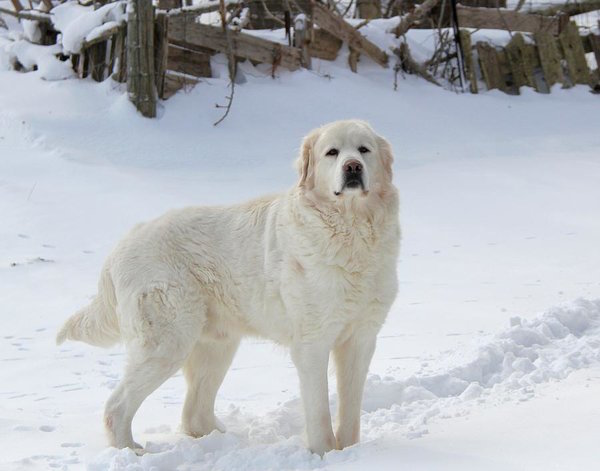
#> input picture data_generate/working_dir/file_system_new/image_data/dog.jpg, 600 x 471 px
$ python -i extract_image_colors.py   (imports and definitions only)
#> lines starting #> are read from the running program, lines starting #| are printed output that depends on the picture
import os
import json
from typing import Dict, Any, Optional, List, Tuple
from dotenv import load_dotenv
# [1 line not run here, left out]

def extract_image_colors(image_path: str, num_colors: int = 5, output_path: Optional[str] = None):
    """
    Extract dominant colors from an image.

    Parameters:
    - image_path (str): Path to the input image file.
    - num_colors (int): Number of dominant colors to extract (1-20).
    - output_path (str, optional): Path for the output color palette image. If not provided, will create auto-named file.

    Returns:
    - dict: Processing result information including color data.
    """
#> called with num_colors = 5

    try:
        # Check if input file exists
        if not os.path.exists(image_path):
            return {"error": f"Input image file not found: {image_path}"}

        # Validate parameters
        if num_colors < 1 or num_colors > 20:
            return {"error": "num_colors must be between 1 and 20"}

        # Set output path if not provided
        if output_path is None:
            base_name = os.path.splitext(image_path)[0]
            output_path = f"{base_name}_colors.png"

        # Get file information
        file_size = os.path.getsize(image_path)

        # Check if PIL is available for actual image processing
        try:
            from PIL import Image
            import numpy as np
            from collections import Counter

            # Open the image
            with Image.open(image_path) as img:
#> img is the input picture: PIL image 600x471 RGB; mean R, G, B 181.6, 184.1, 187.9
                original_size = img.size
#> original_size = (600, 471)
                original_mode = img.mode
#> original_mode = 'RGB'

                # Convert to RGB if necessary
                if img.mode != 'RGB':
                    img = img.convert('RGB')

                # Resize image for faster processing
                img_small = img.resize((150, 150))
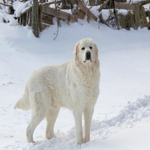
#> img_small: PIL image 150x150 RGB; mean R, G, B 181.6, 184.1, 187.9

                # Get all pixels
                pixels = list(img_small.getdata())
#> pixels = 22500 items

                # Count color occurrences
                color_counts = Counter(pixels)
#> color_counts = 10817 items

                # Get most common colors
                most_common_colors = color_counts.most_common(num_colors)
#> most_common_colors = [((230, 233, 238), 165), ((231, 234, 239), 156), ((212, 218, 230), 141), ((229, 232, 237), 138), ((232, 235, 240), 126)]

                # Extract color information
                colors_data = []
                for i, (color, count) in enumerate(most_common_colors):
                    r, g, b = color
                    hex_color = f"#{r:02x}{g:02x}{b:02x}"
                    percentage = (count / len(pixels)) * 100

                    colors_data.append({
                        "rank": i + 1,
                        "rgb": (r, g, b),
                        "hex": hex_color,
                        "percentage": round(percentage, 2),
                        "count": count
                    })
#> this loop made 5 passes
#> (count, r, g, b, hex_color, percentage) on passes 1 to 5: (165, 230, 233, 238, '#e6e9ee', 0.733), (156, 231, 234, 239, '#e7eaef', 0.693), (141, 212, 218, 230, '#d4dae6', 0.627), (138, 229, 232, 237, '#e5e8ed', 0.613), (126, 232, 235, 240, '#e8ebf0', 0.56)
#> after the loop, colors_data = 5 items

                # Create color palette image
                palette_width = 200
                palette_height = 50
                palette_img = Image.new('RGB', (palette_width, palette_height), 'white')
#> palette_img: PIL image 200x50 RGB; every value is 255

                # Draw color swatches
                swatch_width = palette_width // num_colors
                for i, color_data in enumerate(colors_data):
                    x1 = i * swatch_width
                    x2 = (i + 1) * swatch_width if i < num_colors - 1 else palette_width
                    color = color_data['rgb']

                    # Create a rectangle for this color
                    for x in range(x1, x2):
                        for y in range(palette_height):
                            palette_img.putpixel((x, y), color)
#> this loop made 5 passes
#> (x1, x2, color) on passes 1 to 5: (0, 40, (230, 233, 238)), (40, 80, (231, 234, 239)), (80, 120, (212, 218, 230)), (120, 160, (229, 232, 237)), (160, 200, (232, 235, 240))
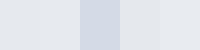
#> palette_img: PIL image 200x50 RGB; mean R, G, B 226.8, 230.4, 236.8

                # Save the palette image
                palette_img.save(output_path)

                # Get output file information
                output_size = os.path.getsize(output_path)

                result = {
                    "input_path": image_path,
                    "output_path": output_path,
                    "operation": "extract_colors",
                    "parameters": {
                        "num_colors": num_colors
                    },
                    "original_size": original_size,
                    "original_mode": original_mode,
                    "input_file_size": file_size,
                    "output_file_size": output_size,
                    "colors": colors_data,
                    "success": True
                }

                return result

        except ImportError:
            return {"error": "PIL (Pillow) and numpy libraries are required for image processing"}

    except Exception as e:
        return {"error": f"Error processing image: {str(e)}"}

# [5 lines not run here, left out]

>>> result = extract_image_colors('../../../../working_dir/file_system_new/image_data/dog.jpg')
#> result = 10 items
